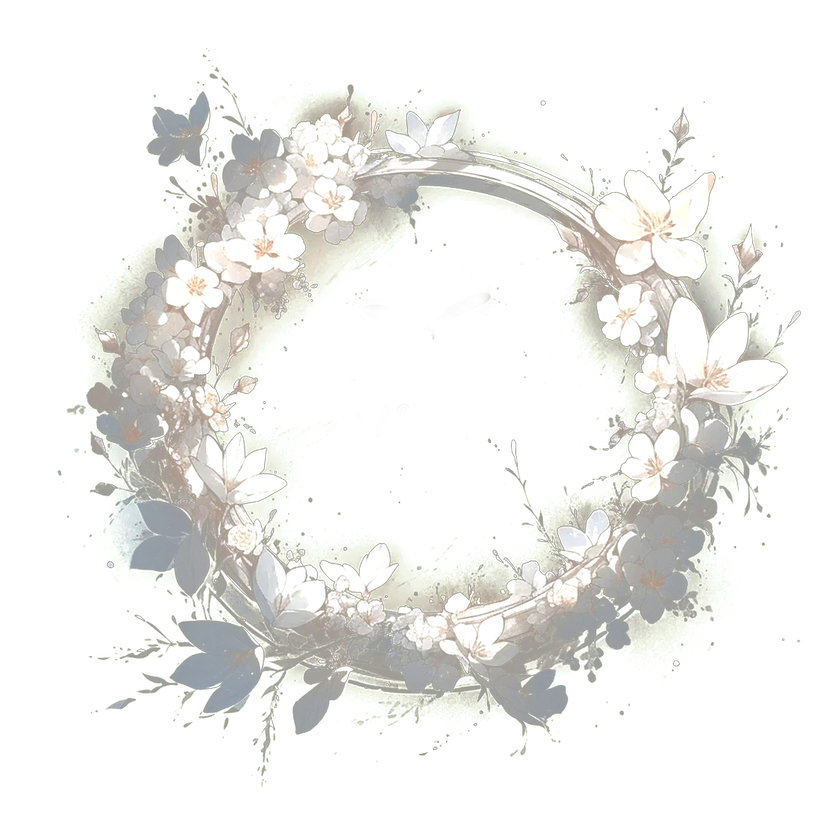
#> input picture app/src/main/assets/xiangkuang/A4头像框/头像框 (41).png, 840 x 840 px, shrunk from 1100 x 1100 before the run; its folder holds only this picture in this run
$ python analyze_avatar_frames.py
#> lines starting #> are read from the running program, lines starting #| are printed output that depends on the picture; after the words box and inside, x2 and y2 are one past the last pixel; in counts of white or black regions, pixels touching at a corner belong together
#> in scan_avatar_frames, img is the input picture: PIL image 840x840 RGBA; mean R, G, B, A 57.8, 66.6, 49.7, 61.5
#!/usr/bin/env python3
"""
头像框自动分析工具

功能：
1. 扫描所有头像框PNG文件
2. 分析每个PNG的尺寸和透明区域
3. 自动生成Kotlin配置代码
4. 生成JSON配置文件（可用于服务器同步）

使用方法：
python analyze_avatar_frames.py
"""

import os
import json
from PIL import Image
import numpy as np
from pathlib import Path

# 配置
ASSETS_PATH = r"app\src\main\assets\xiangkuang"
OUTPUT_KOTLIN = r"app\src\main\java\com\example\funlife\data\model\AvatarFrameConfigGenerated.kt"
OUTPUT_JSON = r"tools\avatar_frame_configs.json"

def analyze_transparent_area(image_path):
    """
    分析PNG图片的透明区域

    返回：
    - transparent_ratio: 中心透明圆形区域占整体的比例
    - center_offset_x: X轴偏移比例
    - center_offset_y: Y轴偏移比例
    """
    try:
        img = Image.open(image_path).convert("RGBA")
        width, height = img.size
#> width = 840; height = 840

        # 转换为numpy数组
        img_array = np.array(img)
        alpha_channel = img_array[:, :, 3]
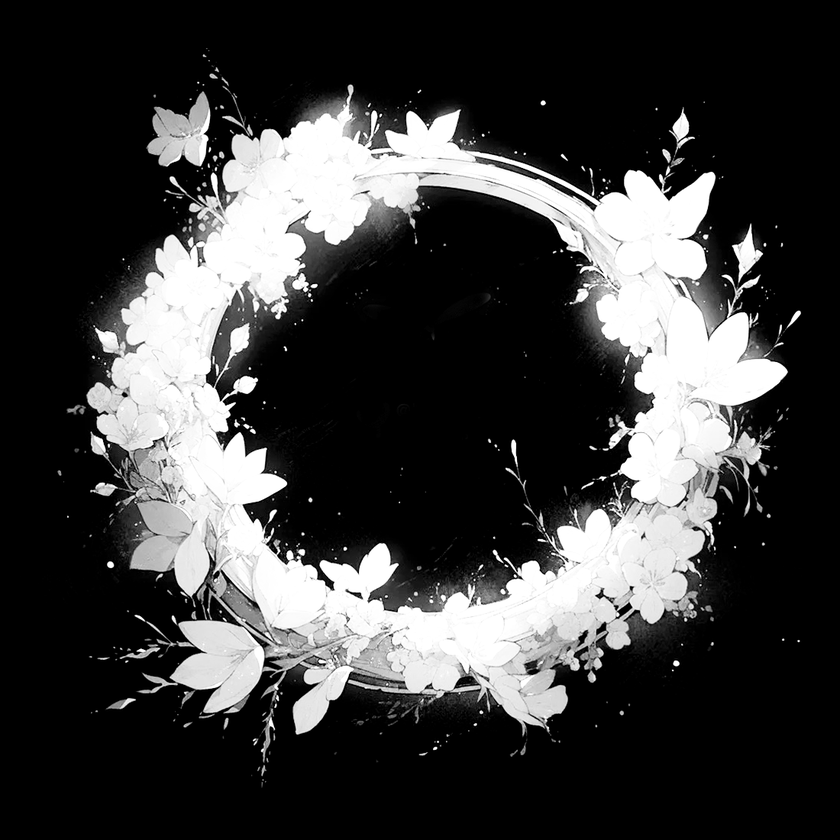
#> alpha_channel: shape (840, 840); min 0, max 255, mean 61.5

        # 找到透明区域（alpha < 128）
        transparent_mask = alpha_channel < 128
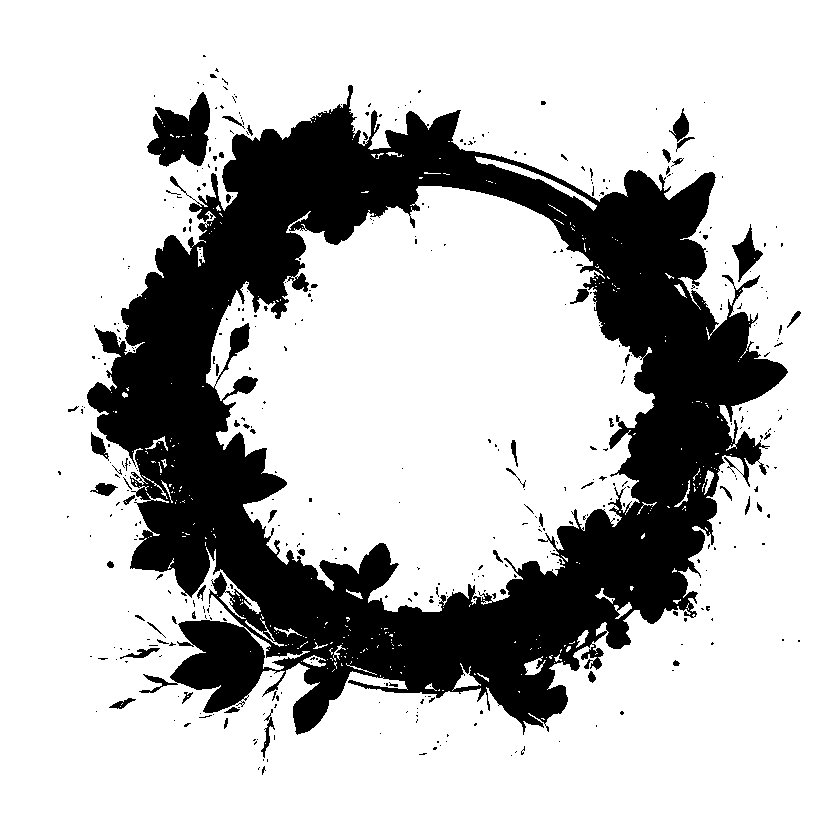
#> transparent_mask: shape (840, 840) bool; 75.5% white; 437 black regions (382 under 20 px), largest, box (x1, y1, x2, y2) and area: (87, 85, 788, 735) 164336, (147, 92, 210, 167) 2885, (732, 224, 763, 282) 675

        # 找到透明区域的边界
        transparent_rows = np.any(transparent_mask, axis=1)
        transparent_cols = np.any(transparent_mask, axis=0)

        if not np.any(transparent_rows) or not np.any(transparent_cols):
            # 没有透明区域，使用默认值
            return 0.60, 0.0, 0.0

        # 计算透明区域的边界
        top = np.argmax(transparent_rows)
#> top = 0
        bottom = len(transparent_rows) - np.argmax(transparent_rows[::-1])
#> bottom = 840
        left = np.argmax(transparent_cols)
#> left = 0
        right = len(transparent_cols) - np.argmax(transparent_cols[::-1])
#> right = 840

        # 计算透明区域的中心
        trans_center_x = (left + right) / 2
#> trans_center_x = 420
        trans_center_y = (top + bottom) / 2
#> trans_center_y = 420

        # 计算透明区域的尺寸
        trans_width = right - left
#> trans_width = 840
        trans_height = bottom - top
#> trans_height = 840
        trans_diameter = min(trans_width, trans_height)
#> trans_diameter = 840

        # 计算透明区域占整体的比例
        transparent_ratio = trans_diameter / min(width, height)
#> transparent_ratio = 1

        # 计算中心偏移（相对于图片中心）
        img_center_x = width / 2
#> img_center_x = 420
        img_center_y = height / 2
#> img_center_y = 420
        offset_x = (trans_center_x - img_center_x) / width
#> offset_x = 0
        offset_y = (trans_center_y - img_center_y) / height
#> offset_y = 0

        # 限制透明区域比例在合理范围内（0.50-0.80）
        transparent_ratio = max(0.50, min(0.80, transparent_ratio))
#> transparent_ratio = 0.8

        return round(transparent_ratio, 2), round(offset_x, 3), round(offset_y, 3)

    except Exception as e:
        print(f"  ⚠️  分析失败: {e}")
        return 0.60, 0.0, 0.0

def scan_avatar_frames(base_path):
    """
    扫描所有头像框文件

    返回：字典 {系列路径: [配置列表]}
    """
    configs = {}
    base_path = Path(base_path)

    if not base_path.exists():
        print(f"❌ 路径不存在: {base_path}")
        return configs

    # 遍历所有子目录
    for series_dir in base_path.iterdir():
        if not series_dir.is_dir():
            continue

        series_name = series_dir.name
        series_path = f"xiangkuang/{series_name}"

        print(f"\n📁 分析系列: {series_name}")

        # 找到该系列的所有PNG文件
        png_files = list(series_dir.glob("*.png"))

        if not png_files:
            print(f"  ⚠️  没有找到PNG文件")
            continue

        # 分析前3个PNG文件，取平均值作为该系列的配置
        sample_files = png_files[:min(3, len(png_files))]

        ratios = []
        offsets_x = []
        offsets_y = []
        widths = []
        heights = []

        for png_file in sample_files:
            print(f"  🔍 分析: {png_file.name}")

            # 获取图片尺寸
            img = Image.open(png_file)
            width, height = img.size
            widths.append(width)
            heights.append(height)

            # 分析透明区域
            ratio, offset_x, offset_y = analyze_transparent_area(png_file)
#> ratio = 0.8; offset_x = 0; offset_y = 0
            ratios.append(ratio)
            offsets_x.append(offset_x)
            offsets_y.append(offset_y)

            print(f"     尺寸: {width}x{height}, 透明区域: {ratio*100:.0f}%, 偏移: ({offset_x:.3f}, {offset_y:.3f})")
#|      尺寸: 840x840, 透明区域: 80%, 偏移: (0.000, 0.000)

        # 计算平均值
        avg_width = int(np.mean(widths))
#> avg_width = 840
        avg_height = int(np.mean(heights))
#> avg_height = 840
        avg_ratio = round(np.mean(ratios), 2)
#> avg_ratio = 0.8
        avg_offset_x = round(np.mean(offsets_x), 3)
#> avg_offset_x = 0
        avg_offset_y = round(np.mean(offsets_y), 3)
#> avg_offset_y = 0

        # 如果偏移很小，设为0
        if abs(avg_offset_x) < 0.02:
            avg_offset_x = 0.0
        if abs(avg_offset_y) < 0.02:
            avg_offset_y = 0.0

        configs[series_path] = {
            "seriesPath": series_path,
            "originalWidth": avg_width,
            "originalHeight": avg_height,
            "transparentAreaRatio": avg_ratio,
            "offsetX": avg_offset_x,
            "offsetY": avg_offset_y,
            "fileCount": len(png_files)
        }

        print(f"  ✅ 系列配置: {avg_width}x{avg_height}, 透明区域: {avg_ratio*100:.0f}%, 偏移: ({avg_offset_x:.3f}, {avg_offset_y:.3f})")
#|   ✅ 系列配置: 840x840, 透明区域: 80%, 偏移: (0.000, 0.000)
        print(f"     共 {len(png_files)} 个文件")
#> pass 2 of the loop in scan_avatar_frames, `for series_dir in base_path.iterdir():`:
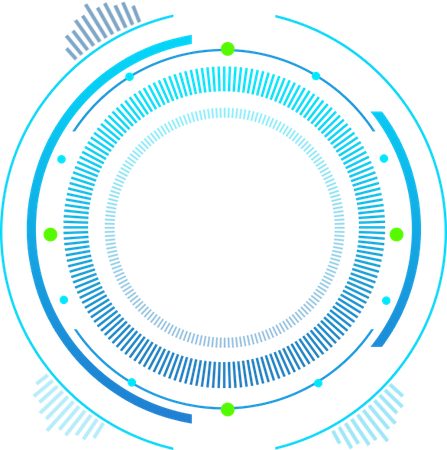
#> input picture app/src/main/assets/xiangkuang/头像框1/紫宸设计素材 (10).png, 447 x 450 px, shrunk from 585 x 589 before the run
#> in scan_avatar_frames, img is the input picture: PIL image 447x450 RGBA; mean R, G, B, A 3.7, 48.2, 60.5, 33.3
#> in analyze_transparent_area (call 2), `alpha_channel = img_array[:, :, 3]`:
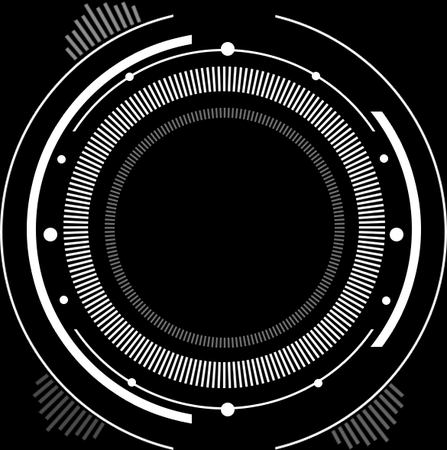
#> alpha_channel: shape (450, 447); min 0, max 255, mean 33.3
#> in analyze_transparent_area (call 2), `transparent_mask = alpha_channel < 128`:
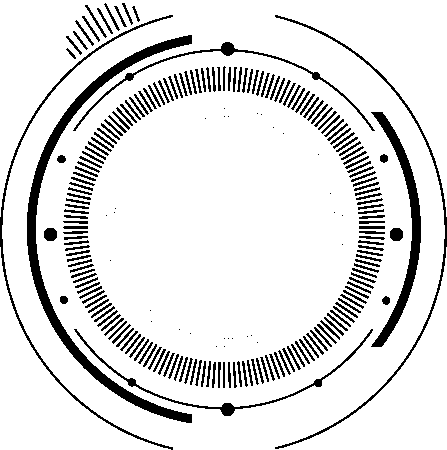
#> transparent_mask: shape (450, 447) bool; 88% white; 232 black regions (29 under 20 px), largest, box (x1, y1, x2, y2) and area: (27, 35, 192, 423) 4908, (371, 112, 421, 347) 2293, (0, 15, 173, 450) 1430
#> bottom = 450
#> right = 447
#> trans_center_x = 223.5
#> trans_center_y = 225
#> trans_width = 447
#> trans_height = 450
#> trans_diameter = 447
#> in analyze_transparent_area (call 2), `transparent_ratio = trans_diameter / min(width, height)`: transparent_ratio = 1
#> in analyze_transparent_area (call 2), `transparent_ratio = max(0.50, min(0.80, transparent_ratio))`: transparent_ratio = 0.8
#|      尺寸: 447x450, 透明区域: 80%, 偏移: (0.000, 0.000)
#|   ✅ 系列配置: 447x450, 透明区域: 80%, 偏移: (0.000, 0.000)
#> in main, `configs = scan_avatar_frames(ASSETS_PATH)`: configs = 2 items
#| ✅ 共分析 2 个系列

    return configs

def generate_kotlin_code(configs):
    """生成Kotlin配置代码"""

    kotlin_code = '''// AvatarFrameConfigGenerated.kt - 自动生成的头像框配置
// ⚠️ 此文件由 analyze_avatar_frames.py 自动生成，请勿手动编辑
package com.example.funlife.data.model

/**
 * 自动生成的头像框配置初始化器
 *
 * 使用方法：
 * 在 AvatarFrameConfigManager.init() 中调用 initializeGeneratedConfigs()
 */
object AvatarFrameConfigGeneratedInitializer {

    fun initializeGeneratedConfigs() {
'''

    for series_path, config in sorted(configs.items()):
        kotlin_code += f'''
        // {config['seriesPath']} - {config['fileCount']}个文件
        AvatarFrameConfigManager.addConfigForSeries(
            seriesPath = "{config['seriesPath']}",
            originalWidth = {config['originalWidth']},
            originalHeight = {config['originalHeight']},
            transparentAreaRatio = {config['transparentAreaRatio']}f,
            offsetX = {config['offsetX']}f,
            offsetY = {config['offsetY']}f
        )
'''
#> this loop made 2 passes

    kotlin_code += '''    }
}
'''

    return kotlin_code

def generate_json_config(configs):
    """生成JSON配置文件（用于服务器同步）"""
    json_configs = []

    for series_path, config in sorted(configs.items()):
        json_configs.append({
            "assetPath": config['seriesPath'],
            "originalWidth": config['originalWidth'],
            "originalHeight": config['originalHeight'],
            "transparentAreaRatio": config['transparentAreaRatio'],
            "offsetX": config['offsetX'],
            "offsetY": config['offsetY']
        })
#> after the loop, json_configs = 2 items

    return json.dumps(json_configs, indent=2, ensure_ascii=False)

def main():
    print("=" * 60)
    print("🎨 头像框自动分析工具")
    print("=" * 60)

    # 扫描头像框
    print(f"\n📂 扫描目录: {ASSETS_PATH}")
    configs = scan_avatar_frames(ASSETS_PATH)

    if not configs:
        print("\n❌ 没有找到任何头像框配置")
        return

    print(f"\n✅ 共分析 {len(configs)} 个系列")

    # 生成Kotlin代码
    print(f"\n📝 生成Kotlin配置代码...")
    kotlin_code = generate_kotlin_code(configs)

    with open(OUTPUT_KOTLIN, 'w', encoding='utf-8') as f:
        f.write(kotlin_code)

    print(f"   ✅ 已保存到: {OUTPUT_KOTLIN}")

    # 生成JSON配置
    print(f"\n📝 生成JSON配置文件...")
    json_config = generate_json_config(configs)

    with open(OUTPUT_JSON, 'w', encoding='utf-8') as f:
        f.write(json_config)

    print(f"   ✅ 已保存到: {OUTPUT_JSON}")

    print("\n" + "=" * 60)
    print("🎉 分析完成！")
    print("=" * 60)
    print("\n📋 下一步操作：")
    print("1. 在 AvatarFrameConfigManager.init() 中调用:")
    print("   AvatarFrameConfigGeneratedInitializer.initializeGeneratedConfigs()")
    print("2. 重新编译应用")
    print("3. 所有头像框将自动适配！")

if __name__ == "__main__":
    main()
